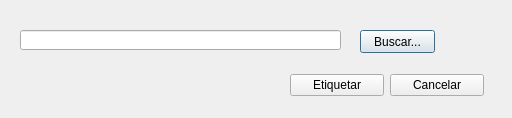
<?xml version="1.0" encoding="UTF-8"?>
<ui version="4.0">
 <class>Dialog</class>
 <widget class="QDialog" name="Dialog">
  <property name="geometry">
   <rect>
    <x>0</x>
    <y>0</y>
    <width>512</width>
    <height>118</height>
   </rect>
  </property>
  <property name="windowTitle">
   <string>Weed_detection</string>
  </property>
  <property name="windowIcon">
   <iconset>
    <normaloff>imgs/ral_icon.jpg</normaloff>imgs/ral_icon.jpg</iconset>
  </property>
  <widget class="QLineEdit" name="path_edit">
   <property name="geometry">
    <rect>
     <x>20</x>
     <y>30</y>
     <width>321</width>
     <height>20</height>
    </rect>
   </property>
   <property name="text">
    <string/>
   </property>
  </widget>
  <widget class="QPushButton" name="browsePathButton">
   <property name="geometry">
    <rect>
     <x>360</x>
     <y>30</y>
     <width>75</width>
     <height>23</height>
    </rect>
   </property>
   <property name="text">
    <string>Buscar...</string>
   </property>
  </widget>
  <widget class="QWidget" name="horizontalLayoutWidget">
   <property name="geometry">
    <rect>
     <x>290</x>
     <y>60</y>
     <width>194</width>
     <height>51</height>
    </rect>
   </property>
   <layout class="QHBoxLayout" name="horizontalLayout">
    <item>
     <widget class="QPushButton" name="tagButton">
      <property name="text">
       <string>Etiquetar</string>
      </property>
     </widget>
    </item>
    <item>
     <widget class="QPushButton" name="cancelPathButton">
      <property name="text">
       <string>Cancelar</string>
      </property>
     </widget>
    </item>
   </layout>
  </widget>
 </widget>
 <resources/>
 <connections/>
</ui>
